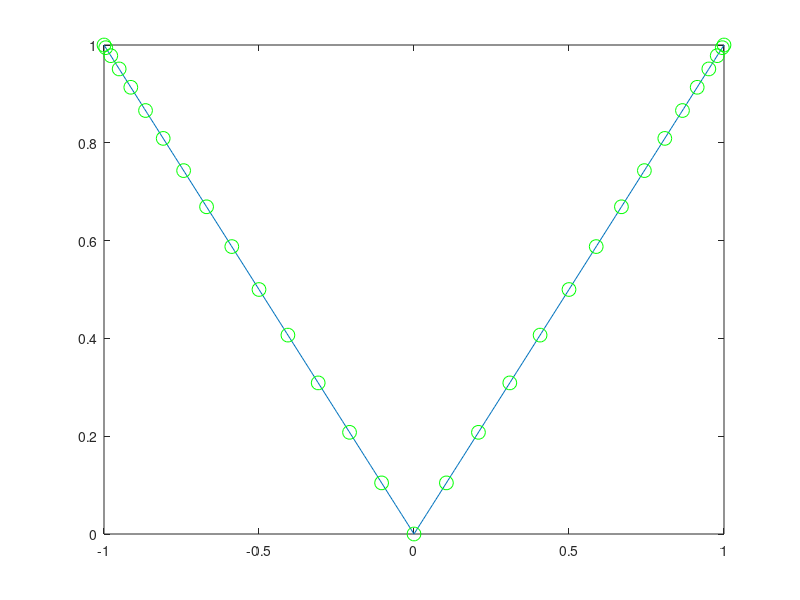

This figure's MATLAB source: (Note: this script raises an error after producing the figure.)
% When in doubt use the dubugger.
n = 30; a = -1; b = 1;

% generate Runge(x) graph
x = a:0.01:b;
y = abs(x);
plot(x,y);
hold on;

% generate xc Chebyshev nodes and Runge(xc)
xc = sort(cos((0:n)'*pi/n))*(b-a)/2+(a+b)/2;
xc = xc';
yc = abs(xc);
plot(xc,yc,'og',"markersize",10);

% generate (x,y) for interpolation arguments
X  = a:0.2:b;
Y  = abs(X);

% compute interpolation for chebisev nodes
yc = ChebLagrange(X,Y,xc);
plot(xc,yc,'g');

% compute interpolation for echidistant nodes
xe = linspace(a,b,n);
ye = ChebLagrange(X,Y,xe);
plot(xe,ye,'r');